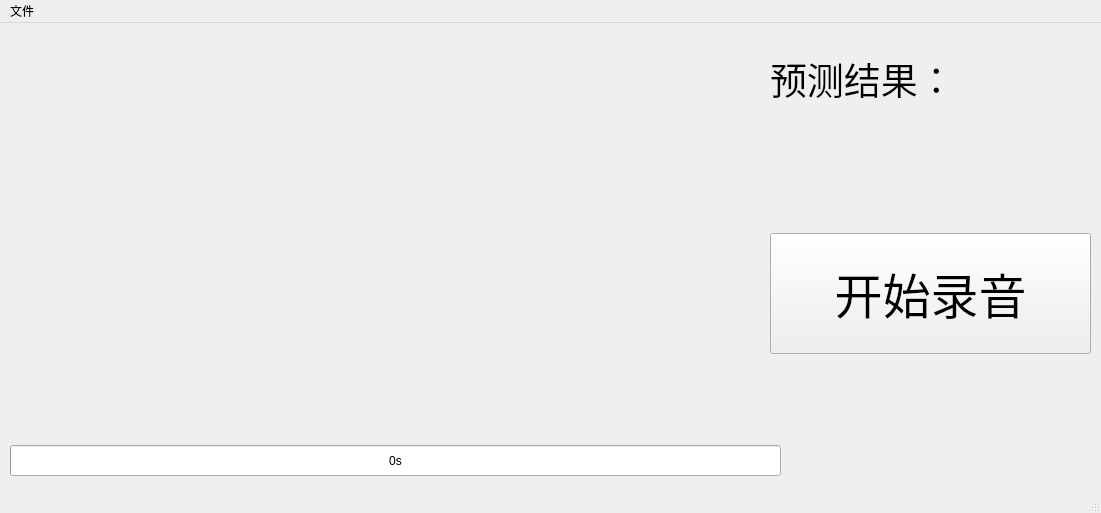
<?xml version="1.0" encoding="UTF-8"?>
<ui version="4.0">
 <class>MainWindow</class>
 <widget class="QMainWindow" name="MainWindow">
  <property name="geometry">
   <rect>
    <x>0</x>
    <y>0</y>
    <width>1101</width>
    <height>513</height>
   </rect>
  </property>
  <property name="windowTitle">
   <string>MainWindow</string>
  </property>
  <widget class="QWidget" name="centralwidget">
   <widget class="QToolButton" name="toolButton">
    <property name="geometry">
     <rect>
      <x>770</x>
      <y>210</y>
      <width>321</width>
      <height>121</height>
     </rect>
    </property>
    <property name="font">
     <font>
      <family>Adobe Devanagari</family>
      <pointsize>36</pointsize>
     </font>
    </property>
    <property name="text">
     <string>开始录音</string>
    </property>
   </widget>
   <widget class="QLabel" name="label">
    <property name="geometry">
     <rect>
      <x>770</x>
      <y>20</y>
      <width>291</width>
      <height>71</height>
     </rect>
    </property>
    <property name="font">
     <font>
      <family>Adobe Devanagari</family>
      <pointsize>28</pointsize>
     </font>
    </property>
    <property name="text">
     <string>预测结果：</string>
    </property>
   </widget>
   <widget class="QLabel" name="label_2">
    <property name="geometry">
     <rect>
      <x>20</x>
      <y>10</y>
      <width>741</width>
      <height>391</height>
     </rect>
    </property>
    <property name="text">
     <string/>
    </property>
   </widget>
   <widget class="QLabel" name="label_3">
    <property name="geometry">
     <rect>
      <x>770</x>
      <y>90</y>
      <width>281</width>
      <height>101</height>
     </rect>
    </property>
    <property name="font">
     <font>
      <family>Adobe Devanagari</family>
      <pointsize>36</pointsize>
     </font>
    </property>
    <property name="text">
     <string/>
    </property>
   </widget>
   <widget class="QProgressBar" name="progressBar">
    <property name="geometry">
     <rect>
      <x>10</x>
      <y>422</y>
      <width>771</width>
      <height>31</height>
     </rect>
    </property>
    <property name="value">
     <number>0</number>
    </property>
    <property name="format">
     <string>%ps</string>
    </property>
   </widget>
  </widget>
  <widget class="QMenuBar" name="menubar">
   <property name="geometry">
    <rect>
     <x>0</x>
     <y>0</y>
     <width>1101</width>
     <height>22</height>
    </rect>
   </property>
   <widget class="QMenu" name="menu">
    <property name="title">
     <string>文件</string>
    </property>
    <addaction name="action"/>
   </widget>
   <addaction name="menu"/>
  </widget>
  <widget class="QStatusBar" name="statusbar"/>
  <action name="action">
   <property name="text">
    <string>导入</string>
   </property>
  </action>
 </widget>
 <resources/>
 <connections/>
</ui>
